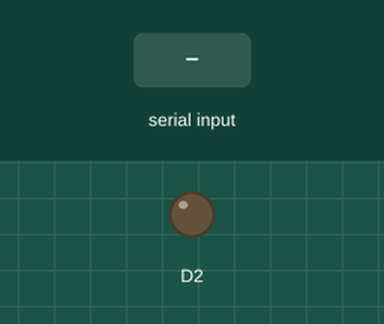
Recording of a sketch running on a simulated ESP8266 (NodeMCU). Shown: output pins drawn as LEDs (lit = HIGH). The inputs (shaded band) are chosen by the test bench. WiFi joins after 1.5 s; servers stay silent unless stated; uploads are accepted with an empty reply; the local clock reads 2024-03-15 10:24:30 at power-on unless the sketch sets it; what the sketch prints to the serial monitor is not drawn.

Above: at 3.0 s.
3.1 s: "14004B21F886\n" received over the second serial link
At 3.2 s:
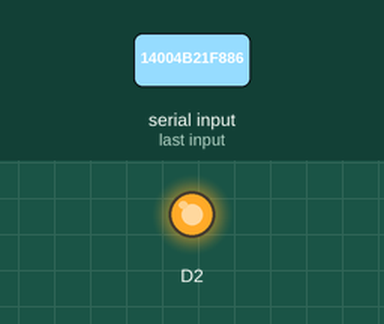
4.8 s: "14004B21F886\n" received over Serial
7.3 s: "14004BE1B709\n" received over Serial
10.0 s: "14004BE1B709\n" received over the second serial link
At 11.2 s:
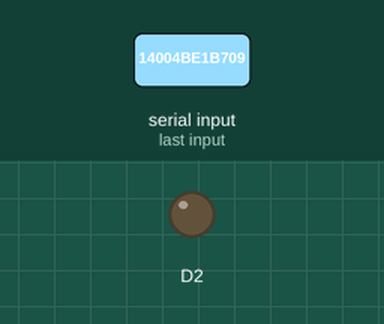
11.5 s: "1\n" received over Serial
Timing chart, 0 to 14.5 s (numbered marks = the images above; inputs shaded):
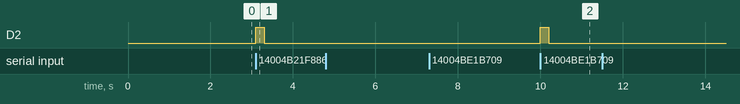

Measured:
- after the input at 3.1 s, D2: LOW → HIGH at once, → LOW 0.20 s later
- after the input at 4.8 s, every drawn part: stays the same
- after the input at 7.3 s, every drawn part: stays the same
- after the input at 10.0 s, D2: LOW → HIGH at once, → LOW 0.20 s later
- after the input at 11.5 s, every drawn part: stays the same

The sketch:

Bus_tracking_serial.ino.ino
```cpp
#include <ESP8266WiFi.h>
#include <WiFiClientSecure.h>
#include <UniversalTelegramBot.h>
#include <ArduinoJson.h>
#include <SoftwareSerial.h>
#include <ESP8266HTTPClient.h>

SoftwareSerial mySerial(D3,D8);
String URL = "http://169.254.59.22/sebin/post.php";
String receivedURL;
const char* ssid = "Redmi Note 10 Pro";
const char* password = "0987654321";
unsigned long previousMillis = 0;
unsigned long currentMillis;
const long interval = 2000;
String p1,p2,data,message;
bool s1=false;
bool h1=false;
String h="hjgd";
int test=345;

#define BOTtoken "5998333297:AAFUdtiTIaYJGZjaGzLNAYDBs45ChcwL8QE"

#define CHAT_ID "868712906"

X509List cert(TELEGRAM_CERTIFICATE_ROOT);
WiFiClientSecure client;
UniversalTelegramBot bot(BOTtoken, client);


void setup() {
  Serial.begin(115200);
  mySerial.begin(9600);
  pinMode(D2,OUTPUT);
  digitalWrite(D2,LOW);
  configTime(0, 0, "pool.ntp.org");
  client.setTrustAnchors(&cert);
  Serial.print("Connecting Wifi: ");
  Serial.println(ssid);
  WiFi.mode(WIFI_STA);
  WiFi.begin(ssid, password);
  while (WiFi.status() != WL_CONNECTED) {
    Serial.print(".");
    delay(500);
  }
  Serial.println("");
  Serial.println("WiFi connected");
  Serial.print("IP address: ");
  Serial.println(WiFi.localIP());
  bot.sendMessage(CHAT_ID, "Wifi Connected");
}

void loop()
{
   if (Serial.available()) {
    String url = Serial.readString(); // Read the entire URL string from Arduino

    // Store the received URL in a variable
    receivedURL = url;
    String postData = "Location=" + receivedURL + "&speed=" + test;
    Serial.println(postData);
    WiFiClient client;
    HTTPClient http;
  http.begin(client, URL);
  http.addHeader("Content-Type", "application/x-www-form-urlencoded");

  int httpCode = http.POST(postData);
  String payload = http.getString();

  Serial.print("URL : "); Serial.println(URL);
  Serial.print("Data: "); Serial.println(postData);
  Serial.print("httpCode: "); Serial.println(httpCode);
  Serial.print("payload : "); Serial.println(payload);
  Serial.println("--------------------------------------------------");

    Serial.print("Received URL: ");
    Serial.println(receivedURL);
  }

  currentMillis = millis();
  if (currentMillis - previousMillis >= interval)
  {
    previousMillis = currentMillis;
      if (mySerial.available() > 0)
       {
         message = mySerial.readStringUntil('\n');
         Serial.println(message);
         char char_message[message.length() + 1];
    message.toCharArray(char_message, sizeof(char_message));
    bot.sendMessage(CHAT_ID, char_message, "");

       }
  }

  data="";
  if (mySerial.available() > 0) {
    data = mySerial.readStringUntil('\n');
    Serial.println(data);
    dataread();
   // Serial.println(p1);
   // Serial.println(p2);
  }
}

void dataread()
{

  if(data=="14004B21F886")
  {
    digitalWrite(D2,HIGH);
    delay(200);
    digitalWrite(D2,LOW);
    delay(200);
    p1="Sebin Jaison";
    if(s1==false)
    {
      Serial.println("Enterrrrrrrrrrrrrrrrrrrrrrrrrred");
      bot.sendMessage(CHAT_ID, "Sebin has Entered");
      s1=!s1;

    }
    else
    {
      if(s1==true)
      {
        Serial.println("exxiiiiiiiiiiiiiiiiiiiit");
        bot.sendMessage(CHAT_ID, "Sebin has Exited");
        s1=!s1;

      }
    }

  }
  else
  if(data=="14004BE1B709")
  {
    digitalWrite(D2,HIGH);
    delay(200);
    digitalWrite(D2,LOW);
    delay(200);
    p2="Harikrishnan P J";
    if(h1==false)
    {
      Serial.println("Enterrrrrrrrrrrrrrrrrrrrrrrrrred");
      bot.sendMessage(CHAT_ID, "Hari has Entered");
      h1=!h1;

    }
    else
    {
      if(h1==true)
      {
        Serial.println("exxiiiiiiiiiiiiiiiiiiiit");
        bot.sendMessage(CHAT_ID, "Hari has Exited");
        h1=!h1;

      }
    }
  }
}
```
